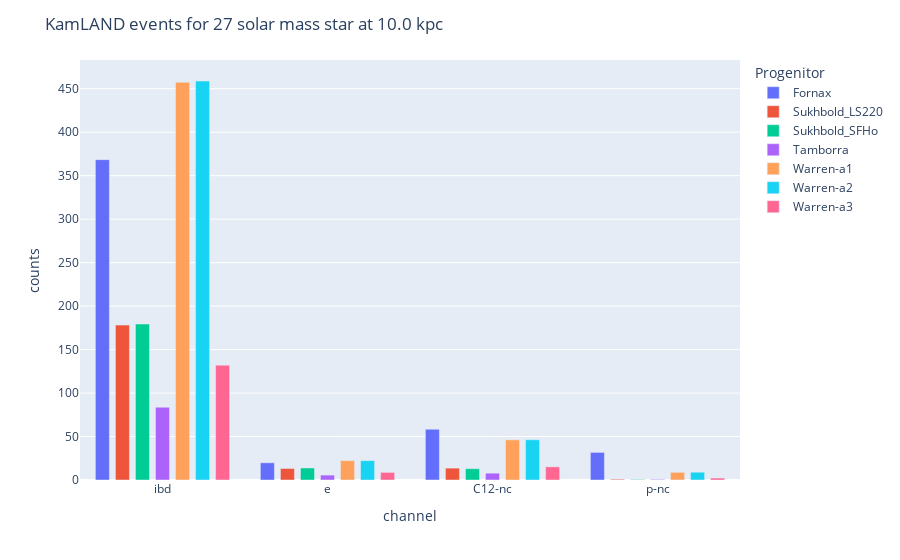

Write notebook code for a chart like this one.
### Code cell
bar_channels = ['ibd', 'e', 'C12-nc', 'p-nc']
small_bars = events[events.channel.isin(bar_channels)]
bars = px.bar(small_bars, x='channel', y='counts', color='Progenitor', barmode='group')
bars.layout.bargap = 0.15
bars.layout.bargroupgap = 0.3
bars.layout.title = f'KamLAND events for 27 solar mass star at {distance} kpc'
bars

### Figure 1 — Plotly figure (JSON) as saved in the notebook; plotly's stock layout.template omitted (floating-point values rounded to 4 significant figures)
{"data": [{"alignmentgroup": "True", "hovertemplate": "Progenitor=Fornax<br>channel=%{x}<br>counts=%{y}<extra></extra>", "legendgroup": "Fornax", "marker": {"color": "#636efa", "pattern": {"shape": ""}}, "name": "Fornax", "offsetgroup": "Fornax", "orientation": "v", "showlegend": true, "textposition": "auto", "type": "bar", "x": ["ibd", "e", "C12-nc", "p-nc"], "xaxis": "x", "y": [368.4, 19.79, 58.37, 31.75], "yaxis": "y"}, {"alignmentgroup": "True", "hovertemplate": "Progenitor=Sukhbold_LS220<br>channel=%{x}<br>counts=%{y}<extra></extra>", "legendgroup": "Sukhbold_LS220", "marker": {"color": "#EF553B", "pattern": {"shape": ""}}, "name": "Sukhbold_LS220", "offsetgroup": "Sukhbold_LS220", "orientation": "v", "showlegend": true, "textposition": "auto", "type": "bar", "x": ["ibd", "e", "C12-nc", "p-nc"], "xaxis": "x", "y": [178.2, 13.23, 13.67, 0.8511], "yaxis": "y"}, {"alignmentgroup": "True", "hovertemplate": "Progenitor=Sukhbold_SFHo<br>channel=%{x}<br>counts=%{y}<extra></extra>", "legendgroup": "Sukhbold_SFHo", "marker": {"color": "#00cc96", "pattern": {"shape": ""}}, "name": "Sukhbold_SFHo", "offsetgroup": "Sukhbold_SFHo", "orientation": "v", "showlegend": true, "textposition": "auto", "type": "bar", "x": ["ibd", "e", "C12-nc", "p-nc"], "xaxis": "x", "y": [179.4, 13.84, 12.99, 0.5846], "yaxis": "y"}, {"alignmentgroup": "True", "hovertemplate": "Progenitor=Tamborra<br>channel=%{x}<br>counts=%{y}<extra></extra>", "legendgroup": "Tamborra", "marker": {"color": "#ab63fa", "pattern": {"shape": ""}}, "name": "Tamborra", "offsetgroup": "Tamborra", "orientation": "v", "showlegend": true, "textposition": "auto", "type": "bar", "x": ["ibd", "e", "C12-nc", "p-nc"], "xaxis": "x", "y": [83.7, 5.633, 7.851, 0.6982], "yaxis": "y"}, {"alignmentgroup": "True", "hovertemplate": "Progenitor=Warren-a1<br>channel=%{x}<br>counts=%{y}<extra></extra>", "legendgroup": "Warren-a1", "marker": {"color": "#FFA15A", "pattern": {"shape": ""}}, "name": "Warren-a1", "offsetgroup": "Warren-a1", "orientation": "v", "showlegend": true, "textposition": "auto", "type": "bar", "x": ["ibd", "e", "C12-nc", "p-nc"], "xaxis": "x", "y": [457.5, 22.22, 46.21, 8.857], "yaxis": "y"}, {"alignmentgroup": "True", "hovertemplate": "Progenitor=Warren-a2<br>channel=%{x}<br>counts=%{y}<extra></extra>", "legendgroup": "Warren-a2", "marker": {"color": "#19d3f3", "pattern": {"shape": ""}}, "name": "Warren-a2", "offsetgroup": "Warren-a2", "orientation": "v", "showlegend": true, "textposition": "auto", "type": "bar", "x": ["ibd", "e", "C12-nc", "p-nc"], "xaxis": "x", "y": [458.9, 22.28, 46.34, 8.959], "yaxis": "y"}, {"alignmentgroup": "True", "hovertemplate": "Progenitor=Warren-a3<br>channel=%{x}<br>counts=%{y}<extra></extra>", "legendgroup": "Warren-a3", "marker": {"color": "#FF6692", "pattern": {"shape": ""}}, "name": "Warren-a3", "offsetgroup": "Warren-a3", "orientation": "v", "showlegend": true, "textposition": "auto", "type": "bar", "x": ["ibd", "e", "C12-nc", "p-nc"], "xaxis": "x", "y": [132.1, 8.739, 15.13, 2.252], "yaxis": "y"}], "layout": {"bargap": 0.15, "bargroupgap": 0.3, "barmode": "group", "legend": {"title": {"text": "Progenitor"}, "tracegroupgap": 0}, "margin": {"t": 60}, "title": {"text": "KamLAND events for 27 solar mass star at 10.0 kpc"}, "xaxis": {"anchor": "y", "domain": [0, 1], "title": {"text": "channel"}}, "yaxis": {"anchor": "x", "domain": [0, 1], "title": {"text": "counts"}}}}
